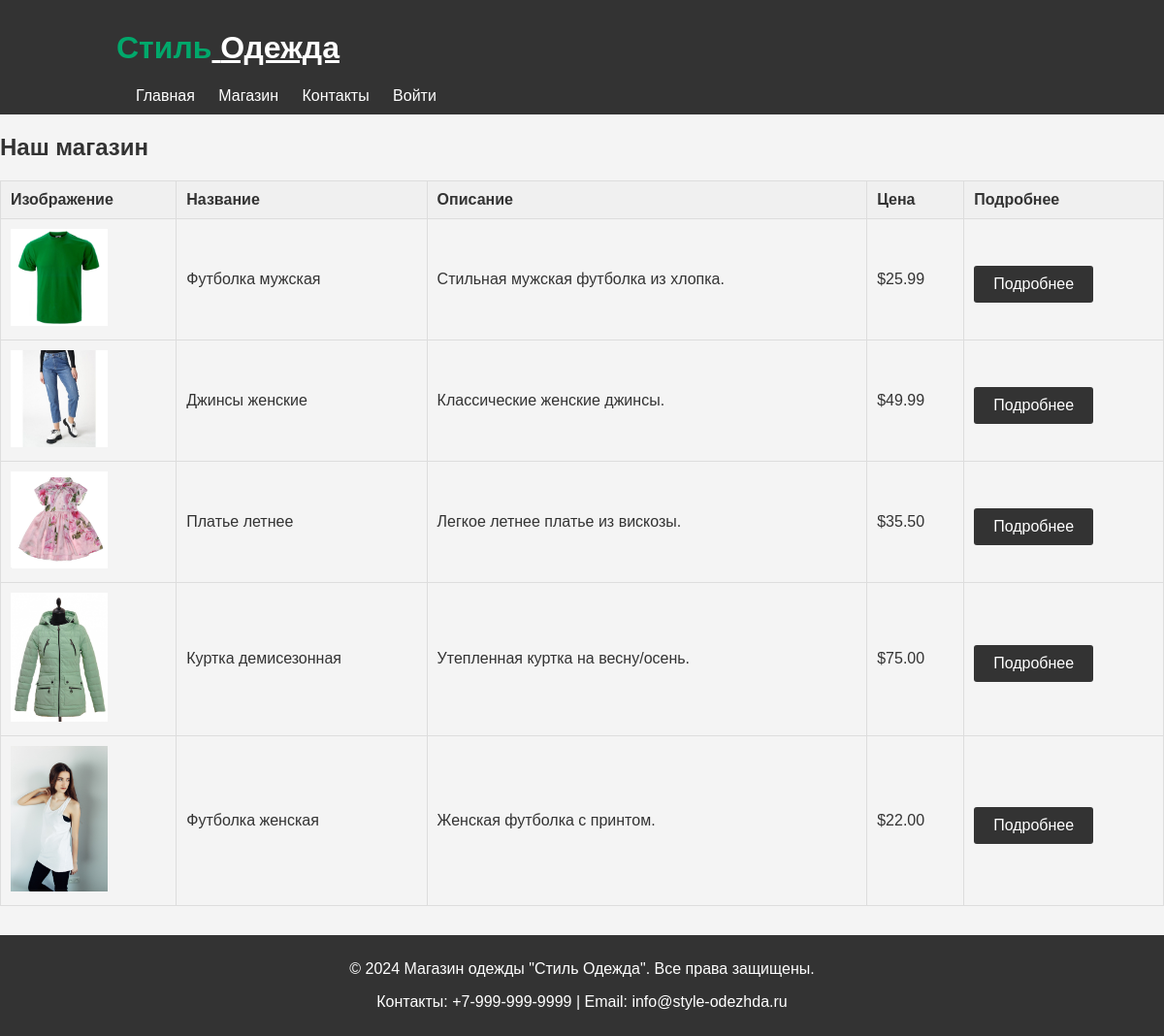
The page /shop.php on the database its author committed.
### tables this page shows
CREATE TABLE IF NOT EXISTS products (
    id INT AUTO_INCREMENT PRIMARY KEY,
    name VARCHAR(255) NOT NULL,
    description TEXT,
    price DECIMAL(10, 2) NOT NULL,
    image VARCHAR(255) NOT NULL,
    category_id INT,
    stock_quantity INT NOT NULL,
    FOREIGN KEY (category_id) REFERENCES categories(id)
);

### shop.php (the view)
<?php include 'includes/header.php'; ?>
<h2>Наш магазин</h2>
<table class="products-table">
    <thead>
        <tr>
            <th>Изображение</th>
            <th>Название</th>
            <th>Описание</th>
            <th>Цена</th>
            <th>Подробнее</th>
        </tr>
    </thead>
    <tbody>
        <?php
        include 'includes/db_connect.php';
        $stmt = $pdo->query('SELECT * FROM products');
        while ($row = $stmt->fetch()) {
            echo '<tr>';
            echo '<td><img src="' . $row['image'] . '" alt="' . $row['name'] . '"></td>';
            echo '<td>' . $row['name'] . '</td>';
            echo '<td>' . $row['description'] . '</td>';
            echo '<td>$' . $row['price'] . '</td>';
            echo '<td><a href="product.php?id=' . $row['id'] . '" class="button">Подробнее</a></td>';
            echo '</tr>';
        }
        ?>
    </tbody>
</table>
<?php include 'includes/footer.php'; ?>

### includes/header.php (shortened to what this page needs)
<!DOCTYPE html>
<html lang="ru">
<head>
    <link rel="stylesheet" href="styles/style.css">
</head>
<body>
    <header>
        <div class="container">
            <div class="logo">
                <a href="index.php"><h1><span class="logo_part1">Стиль</span><span class="logo_part2"> Одежда</span></h1></a>
            </div>
            <nav>
                <ul>
                    <li><a href="index.php">Главная</a></li>
                    <li><a href="shop.php">Магазин</a></li>
                    <li><a href="contacts.php">Контакты</a></li>
                    <?php
                    if (isset($_SESSION['user_id'])) {
                        echo '<li><a href="logout.php">Выйти</a></li>';
                        echo '<li class="cart-icon"><a href="#">Список покупок <span id="cart-count"></span></a>';
                        echo '<ul id="cart-dropdown" class="cart-dropdown">';
                        echo '<div id="cart-items"></div>';
                        echo '<button class="checkout-button" onclick="location.href=\'cart.php\'">Оформить заказ</button>';
                        echo '</ul>';
                        echo '</li>';
                    } else {
                        echo '<li><a href="login.php">Войти</a></li>';
                    }
                    ?>
                </ul>
            </nav>
        </div>
    </header>
    <main>

### includes/footer.php (shortened to what this page needs)
</main>
<footer>
    <div class="container">
        <p>© <?php echo date("Y"); ?> Магазин одежды "Стиль Одежда". Все права защищены.</p>
        <p>Контакты: +7-999-999-9999 | Email: info@style-odezhda.ru</p>
    </div>
</footer>
</body>
</html>

### styles/style.css (style rules this page uses)
body { font-family: Arial, sans-serif; margin: 0; padding: 0; background-color: #f4f4f4; color: #333; }
.container { width: 80%; margin: 0 auto; padding: 0 15px; }
header { background-color: #333; color: #fff; padding: 10px 0; }
.logo a { text-decoration: none; color: inherit; }
.logo_part1 { color: #00A86B; }
.logo_part2 { color: white; text-decoration: underline; }
header nav ul { list-style: none; padding: 0; margin: 0; }
header nav ul li { display: inline; margin-left: 20px; }
header nav ul li a { color: #fff; text-decoration: none; }
footer { background-color: #333; color: #fff; text-align: center; padding: 10px 0; position: relative; bottom: 0; width: 100%; }
.products-table { width: 100%; border-collapse: collapse; margin-bottom: 30px; }
.products-table th, .products-table td { border: 1px solid #ddd; padding: 10px; text-align: left; }
.products-table th { background-color: #f0f0f0; }
.products-table img { max-width: 100px; height: auto; }
.button { background-color: #333; color: #fff; border: none; padding: 10px 20px; border-radius: 3px; cursor: pointer; text-decoration: none; display: inline-block; margin-top: 10px; }

### rows shown on the page
products: image (picture), name "Футболка мужская", description "Стильная мужская футболка из хлопка.", price "25.99"
products: image (picture), name "Джинсы женские", description "Классические женские джинсы.", price "49.99"
products: image (picture), name "Платье летнее", description "Легкое летнее платье из вискозы.", price "35.50"
products: image (picture), name "Куртка демисезонная", description "Утепленная куртка на весну/осень.", price "75.00"
products: image (picture), name "Футболка женская", description "Женская футболка с принтом.", price "22.00"
